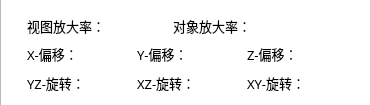
<?xml version="1.0" encoding="UTF-8"?>
<ui version="4.0">
 <class>GLInfo</class>
 <widget class="QWidget" name="GLInfo">
  <property name="geometry">
   <rect>
    <x>0</x>
    <y>0</y>
    <width>370</width>
    <height>105</height>
   </rect>
  </property>
  <property name="sizePolicy">
   <sizepolicy hsizetype="Fixed" vsizetype="Fixed">
    <horstretch>0</horstretch>
    <verstretch>0</verstretch>
   </sizepolicy>
  </property>
  <property name="minimumSize">
   <size>
    <width>370</width>
    <height>105</height>
   </size>
  </property>
  <property name="maximumSize">
   <size>
    <width>370</width>
    <height>105</height>
   </size>
  </property>
  <property name="windowTitle">
   <string>GLInfo</string>
  </property>
  <widget class="QGraphicsView" name="graphicsView">
   <property name="geometry">
    <rect>
     <x>0</x>
     <y>-10</y>
     <width>371</width>
     <height>331</height>
    </rect>
   </property>
   <property name="autoFillBackground">
    <bool>false</bool>
   </property>
   <property name="foregroundBrush">
    <brush brushstyle="NoBrush">
     <color alpha="0">
      <red>0</red>
      <green>0</green>
      <blue>0</blue>
     </color>
    </brush>
   </property>
   <property name="interactive">
    <bool>true</bool>
   </property>
   <property name="sceneRect">
    <rectf>
     <x>0.000000000000000</x>
     <y>0.000000000000000</y>
     <width>200.000000000000000</width>
     <height>320.000000000000000</height>
    </rectf>
   </property>
  </widget>
  <widget class="QLabel" name="label_zoomRatioTip">
   <property name="geometry">
    <rect>
     <x>27</x>
     <y>10</y>
     <width>91</width>
     <height>31</height>
    </rect>
   </property>
   <property name="font">
    <font>
     <family>微软雅黑</family>
     <pointsize>10</pointsize>
     <weight>50</weight>
     <bold>false</bold>
    </font>
   </property>
   <property name="text">
    <string>视图放大率：</string>
   </property>
   <property name="textFormat">
    <enum>Qt::AutoText</enum>
   </property>
   <property name="scaledContents">
    <bool>false</bool>
   </property>
  </widget>
  <widget class="QLabel" name="label_zoomRatio">
   <property name="geometry">
    <rect>
     <x>110</x>
     <y>18</y>
     <width>51</width>
     <height>16</height>
    </rect>
   </property>
   <property name="font">
    <font>
     <family>Arial</family>
     <pointsize>10</pointsize>
    </font>
   </property>
   <property name="text">
    <string/>
   </property>
  </widget>
  <widget class="QLabel" name="label_naturalMagTip">
   <property name="geometry">
    <rect>
     <x>173</x>
     <y>10</y>
     <width>91</width>
     <height>31</height>
    </rect>
   </property>
   <property name="font">
    <font>
     <family>微软雅黑</family>
     <pointsize>10</pointsize>
     <weight>50</weight>
     <bold>false</bold>
    </font>
   </property>
   <property name="text">
    <string>对象放大率：</string>
   </property>
   <property name="textFormat">
    <enum>Qt::AutoText</enum>
   </property>
   <property name="scaledContents">
    <bool>false</bool>
   </property>
  </widget>
  <widget class="QLabel" name="label_naturalMag">
   <property name="geometry">
    <rect>
     <x>260</x>
     <y>18</y>
     <width>51</width>
     <height>16</height>
    </rect>
   </property>
   <property name="font">
    <font>
     <family>Arial</family>
     <pointsize>10</pointsize>
    </font>
   </property>
   <property name="text">
    <string/>
   </property>
  </widget>
  <widget class="QLabel" name="label_xMoveTip">
   <property name="geometry">
    <rect>
     <x>27</x>
     <y>38</y>
     <width>91</width>
     <height>31</height>
    </rect>
   </property>
   <property name="font">
    <font>
     <family>微软雅黑</family>
     <pointsize>10</pointsize>
     <weight>50</weight>
     <bold>false</bold>
    </font>
   </property>
   <property name="text">
    <string>X-偏移：</string>
   </property>
   <property name="textFormat">
    <enum>Qt::AutoText</enum>
   </property>
   <property name="scaledContents">
    <bool>false</bool>
   </property>
  </widget>
  <widget class="QLabel" name="label_yMoveTip">
   <property name="geometry">
    <rect>
     <x>137</x>
     <y>38</y>
     <width>91</width>
     <height>31</height>
    </rect>
   </property>
   <property name="font">
    <font>
     <family>微软雅黑</family>
     <pointsize>10</pointsize>
     <weight>50</weight>
     <bold>false</bold>
    </font>
   </property>
   <property name="text">
    <string>Y-偏移：</string>
   </property>
   <property name="textFormat">
    <enum>Qt::AutoText</enum>
   </property>
   <property name="scaledContents">
    <bool>false</bool>
   </property>
  </widget>
  <widget class="QLabel" name="label_zMoveTip">
   <property name="geometry">
    <rect>
     <x>247</x>
     <y>38</y>
     <width>91</width>
     <height>31</height>
    </rect>
   </property>
   <property name="sizePolicy">
    <sizepolicy hsizetype="Preferred" vsizetype="MinimumExpanding">
     <horstretch>0</horstretch>
     <verstretch>0</verstretch>
    </sizepolicy>
   </property>
   <property name="font">
    <font>
     <family>微软雅黑</family>
     <pointsize>10</pointsize>
     <weight>50</weight>
     <bold>false</bold>
    </font>
   </property>
   <property name="text">
    <string>Z-偏移：</string>
   </property>
   <property name="textFormat">
    <enum>Qt::AutoText</enum>
   </property>
   <property name="scaledContents">
    <bool>false</bool>
   </property>
  </widget>
  <widget class="QLabel" name="label_xMove">
   <property name="geometry">
    <rect>
     <x>80</x>
     <y>46</y>
     <width>51</width>
     <height>16</height>
    </rect>
   </property>
   <property name="font">
    <font>
     <family>Arial</family>
     <pointsize>10</pointsize>
    </font>
   </property>
   <property name="text">
    <string/>
   </property>
  </widget>
  <widget class="QLabel" name="label_yMove">
   <property name="geometry">
    <rect>
     <x>190</x>
     <y>46</y>
     <width>51</width>
     <height>16</height>
    </rect>
   </property>
   <property name="font">
    <font>
     <family>Arial</family>
     <pointsize>10</pointsize>
    </font>
   </property>
   <property name="text">
    <string/>
   </property>
  </widget>
  <widget class="QLabel" name="label_zMove">
   <property name="geometry">
    <rect>
     <x>300</x>
     <y>46</y>
     <width>51</width>
     <height>16</height>
    </rect>
   </property>
   <property name="font">
    <font>
     <family>Arial</family>
     <pointsize>10</pointsize>
    </font>
   </property>
   <property name="text">
    <string/>
   </property>
  </widget>
  <widget class="QLabel" name="label_zRotTip">
   <property name="geometry">
    <rect>
     <x>247</x>
     <y>67</y>
     <width>91</width>
     <height>31</height>
    </rect>
   </property>
   <property name="font">
    <font>
     <family>微软雅黑</family>
     <pointsize>10</pointsize>
     <weight>50</weight>
     <bold>false</bold>
    </font>
   </property>
   <property name="text">
    <string>XY-旋转：</string>
   </property>
   <property name="textFormat">
    <enum>Qt::AutoText</enum>
   </property>
   <property name="scaledContents">
    <bool>false</bool>
   </property>
  </widget>
  <widget class="QLabel" name="label_xRotTip">
   <property name="geometry">
    <rect>
     <x>27</x>
     <y>67</y>
     <width>91</width>
     <height>31</height>
    </rect>
   </property>
   <property name="font">
    <font>
     <family>微软雅黑</family>
     <pointsize>10</pointsize>
     <weight>50</weight>
     <bold>false</bold>
    </font>
   </property>
   <property name="text">
    <string>YZ-旋转：</string>
   </property>
   <property name="textFormat">
    <enum>Qt::AutoText</enum>
   </property>
   <property name="scaledContents">
    <bool>false</bool>
   </property>
  </widget>
  <widget class="QLabel" name="label_yRotTip">
   <property name="geometry">
    <rect>
     <x>137</x>
     <y>67</y>
     <width>91</width>
     <height>31</height>
    </rect>
   </property>
   <property name="font">
    <font>
     <family>微软雅黑</family>
     <pointsize>10</pointsize>
     <weight>50</weight>
     <bold>false</bold>
    </font>
   </property>
   <property name="text">
    <string>XZ-旋转：</string>
   </property>
   <property name="textFormat">
    <enum>Qt::AutoText</enum>
   </property>
   <property name="scaledContents">
    <bool>false</bool>
   </property>
  </widget>
  <widget class="QLabel" name="label_zRot">
   <property name="geometry">
    <rect>
     <x>305</x>
     <y>75</y>
     <width>51</width>
     <height>16</height>
    </rect>
   </property>
   <property name="font">
    <font>
     <family>Arial</family>
     <pointsize>10</pointsize>
    </font>
   </property>
   <property name="text">
    <string/>
   </property>
  </widget>
  <widget class="QLabel" name="label_yRot">
   <property name="geometry">
    <rect>
     <x>195</x>
     <y>75</y>
     <width>51</width>
     <height>16</height>
    </rect>
   </property>
   <property name="font">
    <font>
     <family>Arial</family>
     <pointsize>10</pointsize>
    </font>
   </property>
   <property name="text">
    <string/>
   </property>
  </widget>
  <widget class="QLabel" name="label_xRot">
   <property name="geometry">
    <rect>
     <x>85</x>
     <y>75</y>
     <width>51</width>
     <height>16</height>
    </rect>
   </property>
   <property name="font">
    <font>
     <family>Arial</family>
     <pointsize>10</pointsize>
    </font>
   </property>
   <property name="text">
    <string/>
   </property>
  </widget>
 </widget>
 <layoutdefault spacing="6" margin="11"/>
 <resources/>
 <connections/>
</ui>
